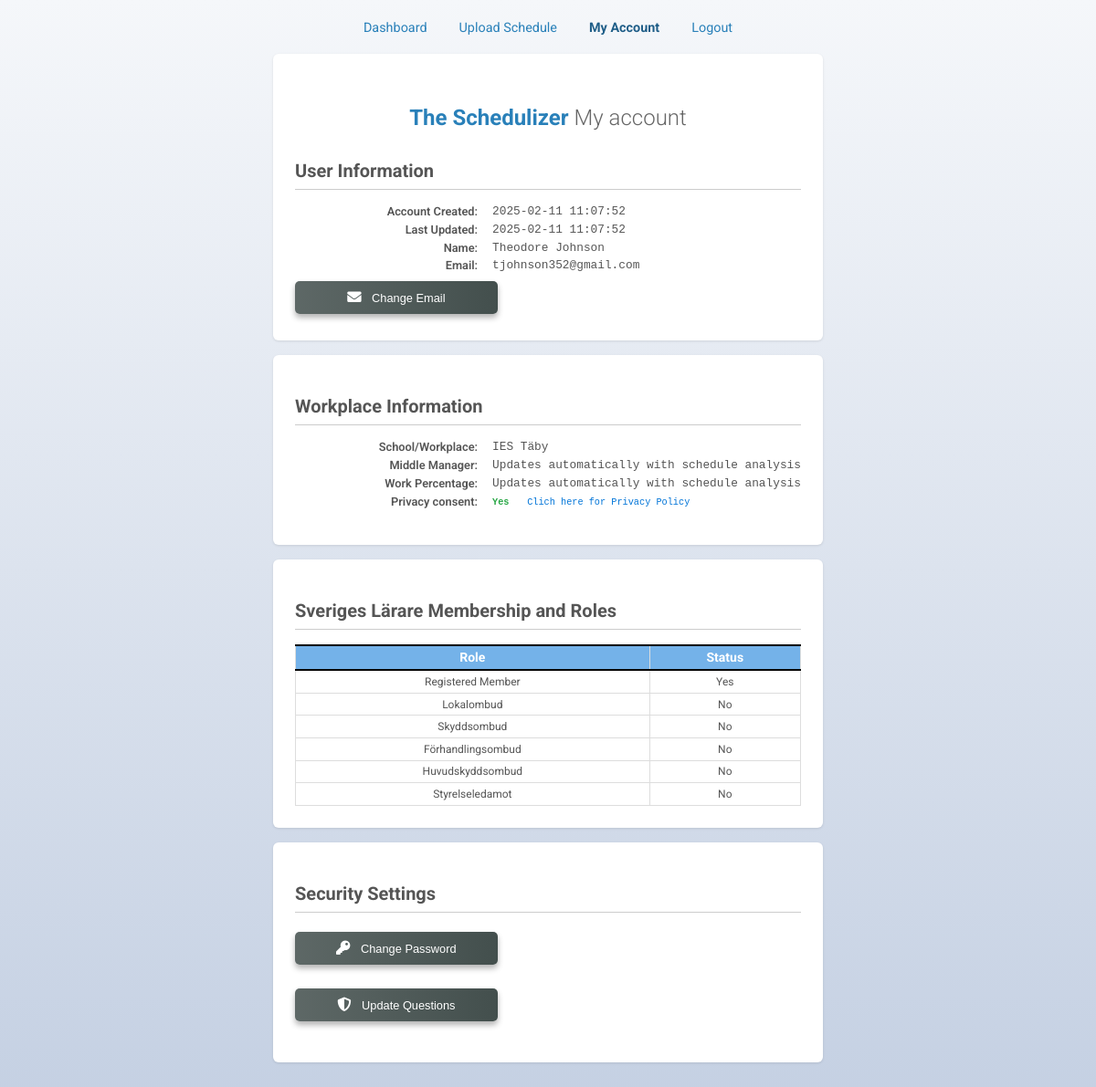
The app's page /account (signed in) with its own data.
### tables this page shows
CREATE TABLE users (
            user_id INTEGER PRIMARY KEY AUTOINCREMENT,  -- Auto-generate user_id
            first_name TEXT NOT NULL,
            last_name TEXT NOT NULL,
            school_id INTEGER NOT NULL,
            consent BOOLEAN NOT NULL CHECK (consent IN (0, 1)),
            created_at TIMESTAMP DEFAULT CURRENT_TIMESTAMP,
            updated_at TIMESTAMP DEFAULT CURRENT_TIMESTAMP,
            FOREIGN KEY (school_id) REFERENCES schools(school_id)
        );

CREATE TABLE user_auth (
            user_id INTEGER PRIMARY KEY,  -- Must match `users.user_id`
            login_id TEXT UNIQUE NOT NULL,  -- Email address
            password_hash TEXT NOT NULL,
            is_admin INTEGER DEFAULT 0 CHECK (is_admin IN (0,1,2)),  -- 1 = Admin, 0 = Regular User
            security_question_1 TEXT NOT NULL,
            security_answer_1 TEXT NOT NULL,
            security_question_2 TEXT NOT NULL,
            security_answer_2 TEXT NOT NULL,
            security_question_3 TEXT NOT NULL,
            security_answer_3 TEXT NOT NULL,
            question_index INTEGER DEFAULT 0,
            login_attempts INTEGER DEFAULT 0,
            temp_password TEXT,
            created_at TIMESTAMP DEFAULT CURRENT_TIMESTAMP,
            updated_at TIMESTAMP DEFAULT CURRENT_TIMESTAMP,
            FOREIGN KEY (user_id) REFERENCES users(user_id) ON DELETE CASCADE
        );

CREATE TABLE schools (
            school_id INTEGER PRIMARY KEY AUTOINCREMENT,
            school_name TEXT UNIQUE NOT NULL
        );

### blueprints/account.py (the view)
@account_bp.route('/account', methods=['GET'])
def view_account():
    user_id = session.get("user_id")
    if not user_id:
        flash("You must be logged in to access this page.", "error")
        return redirect(url_for("auth_bp.login"))
    user = get_user(user_id)
    if not user:
        flash("User not found.", "error")
        return redirect(url_for("auth_bp.login"))
    security_questions = get_random_security_questions()
    conn = sqlite3.connect("user_data.db")
    cursor = conn.cursor()
    cursor.execute("""
        SELECT security_answer_1, security_answer_2, security_answer_3
        FROM user_auth WHERE user_id = ?
    """, (user_id,))
    security_answers = cursor.fetchone()
    conn.close()
    user["security_answer_1"] = security_answers[0] if security_answers else ""
    user["security_answer_2"] = security_answers[1] if security_answers else ""
    user["security_answer_3"] = security_answers[2] if security_answers else ""
    return render_template("view_my_account.html", user=user, security_questions=security_questions)

### app.py (called while the page is built)
@app.teardown_request
def clear_session(exception=None):
    essential_keys = ['user_id', 'role']  # Add keys you want to keep
    for key in list(session.keys()):
        if key not in essential_keys:
            session.pop(key, None)

### blueprints/authentication.py (called while the page is built)
def get_random_security_questions():
    file_path = "helpers/security_questions.txt"
    try:
        with open(file_path, "r", encoding="utf-8") as file:
            questions = [line.strip() for line in file if line.strip()]
        if len(questions) < 10:
            raise ValueError("Not enough questions in the file to select 10.")
        return random.sample(questions, 10)
    except FileNotFoundError:
        print("Error: Security questions file not found.")
        return []
    except ValueError as e:
        print(f"Error: {e}")
        return []

### templates/view_my_account.html (shortened to what this page needs)
{% extends "base.html" %}
{% block content %}
<div class="dashboard-menu">
    <ul class="menu-list">
        <li><a href="/dashboard">Dashboard</a></li>
        <li><a href="/">Upload Schedule</a></li>
        <li><a href="/account" class="active">My Account</a></li>
        <li><a href="/logout" class="logout">Logout</a></li>
    </ul>
</div>
<div class="card">
    <div class="account-container">
        <h2>The Schedulizer <span>My account</span></h2>
    </div>
    <h3>User Information</h3>
    <div class="row">
        <label>Account Created:</label>
        <p>{{ user.created_at }}</p>
    </div>
    <div class="row">
        <label>Last Updated:</label>
        <p>{{ user.updated_at }}</p>
    </div>
    <div class="row">
        <label>Name:</label>
        <p>{{ user.first_name|capitalize }} {{ user.last_name|capitalize }}</p>
    </div>
    <div class="row">
        <label>Email:</label>
        <p>{{ user.login_id }}</p>
    </div>
    <button id="editEmailBtn" class="btn-primary-a">
        <i class="fas fa-envelope"></i> <span>Change Email</span>
    </button>
</div>
<div class="card">
    <h3>Workplace Information</h3>
    <div class="row">
        <label>School/Workplace:</label>
        <p>{{ user.school_name }}</p>
    </div>
    <div class="row">
        <label>Middle Manager:</label>
        <p>{{ user.middle_manager }}</p>
    </div>
    <div class="row">
        <label>Work Percentage:</label>
        <p>{{ user.work_percent }}</p>
    </div>
    <div class="row privacy-row">
        <label>Privacy consent:</label>
        <p>
            <span class="consent-status {{ user.consent|lower }}">{{ user.consent }}</span>
            <a href="/privacy_policy" target="_blank" class="privacy-policy-link" style = "font-size: .8em">Clich here for Privacy Policy</a>
        </p>
    </div>
</div>
<div class="card">
    <h3>Sveriges Lärare Membership and Roles</h3>
    <table class="roles-table">
        <thead>
            <tr>
                <th>Role</th>
                <th>Status</th>
            </tr>
        </thead>
        <tbody>
            <tr>
                <td>Registered Member</td>
                <td class="{{ 'status' if user.sl_member == 'Yes' else '' }}">{{ user.sl_member }}</td>
            </tr>
            <tr>
                <td>Lokalombud</td>
                <td class="{{ 'status' if user.lokalombud == 'Yes' else '' }}">{{ user.lokalombud }}</td>
            </tr>
            <tr>
                <td>Skyddsombud</td>
                <td class="{{ 'status' if user.skyddsombud == 'Yes' else '' }}">{{ user.skyddsombud }}</td>
            </tr>
            <tr>
                <td>Förhandlingsombud</td>
                <td class="{{ 'status' if user.forhandlingsombud == 'Yes' else '' }}">{{ user.forhandlingsombud }}</td>
            </tr>
            <tr>
                <td>Huvudskyddsombud</td>
                <td class="{{ 'status' if user.huvudskyddsombud == 'Yes' else '' }}">{{ user.huvudskyddsombud }}</td>
            </tr>
            <tr>
                <td>Styrelseledamot</td>
                <td class="{{ 'status' if user.styrelseledamot == 'Yes' else '' }}">{{ user.styrelseledamot }}</td>
            </tr>
        </tbody>
    </table>
</div>
<div class="card" style = "margin-bottom: 5em;">
    <h3>Security Settings</h3>
    <div class="change-password-container" style="margin-bottom: 1em;">
        <button id="changePasswordBtn" class="btn-primary-a">
            <i class="fas fa-key"></i> <span>Change Password</span>
        </button>
    </div>
    <div class="security-questions-container" style="margin-bottom: 1em;">
        <button id="updateSecurityBtn" class="btn-primary-a">
            <i class="fas fa-shield-alt"></i> <span>Update Questions</span>
        </button>
    </div>
</div>
{% endblock %}

### templates/base.html (shortened to what this page needs)
<!DOCTYPE html>
<html lang="en">
<head>
    <link rel="stylesheet" href="https://cdn.jsdelivr.net/npm/sweetalert2@11/dist/sweetalert2.min.css">
    <link rel="stylesheet" href="https://cdnjs.cloudflare.com/ajax/libs/font-awesome/5.15.4/css/all.min.css">
    <link rel="stylesheet" href="{{ url_for('static', filename='css/styles.css') }}">
</head>
<body>
    <main>
        {% block content %}{% endblock %}
    </main>
</body>
</html>

### static/css/styles.css (style rules this page uses)
body { background: linear-gradient(to bottom, #f5f7fa, #c3cfe2); display: flex; justify-content: center; align-items: center; margin-top: 50px; margin-bottom: 50px; min-height: 100vh; margin: 0; padding: 0; font-family: 'Roboto', sans-serif; color: #555; }
table { width: 100%; border-collapse: collapse; font-size: 14px; border: 1px solid #ddd; }
table th { background-color: #f4f4f4; color: #2c3e50; text-align: center; font-weight: 700; padding: 5px; border: 1px solid #ddd; border-bottom: 2px solid black; border-top: 2px solid black; }
table td { padding: 2px; border: 1px solid #ddd; text-align: center; }
.btn-primary-a { background: linear-gradient(to left, #434f4d, #434f4ddb); color: #ffffff; padding: 10px 1.2em; font-size: .8em; font-weight: none; border: none; border-radius: 5px; width: 40%; cursor: pointer; margin: 5px auto; }
.btn-primary-a i { font-size: 1.2em; }
.btn-primary, .btn-primary-a, .btn-primary-b, .btn-primary-c, .btn-secondary { box-shadow: 0 4px 6px rgba(0, 0, 0, 0.3); }
.btn-primary i, .btn-secondary i, .btn-primary-a i, .btn-primary-b i, .btn-primary-c i { margin-right: 8px; }
a { text-decoration: none; }
.dashboard-menu { background-color: transparent; margin-bottom: 20px; margin-top: 20px; border-radius: 8px; text-align: center; }
.menu-list { list-style: none; display: flex; justify-content: center; margin: 0; padding: 0; gap: 15px; }
.menu-list li { display: inline-block; }
.menu-list a { color: #2980b9; text-decoration: none; font-size: 0.9em; font-weight: normal; padding: 5px 10px; border-radius: 5px; transition: background-color 0.3s ease, color 0.3s ease; }
.menu-list a.active { color: #1f5e88; pointer-events: none; font-weight: 2; font-weight: bold; }
.card { background-color: #fff; border-radius: 6px; box-shadow: 0 1px 3px rgba(0,0,0,0.1); padding: 1.5rem; margin-bottom: 1rem; }
.row privacy-row, .row { display: flex; align-items: center; margin-bottom: 0.3rem; gap: 1rem; }
.row privacy-row label, .row label { width: 200px; font-weight: 600; text-align: right; font-size: 0.8em; }
.row privacy-row p, .row p, .consent-status { margin: 0; font-family: "Courier New", Courier, monospace; font-size: 0.8em; }
.roles-table { width: 100%; border-collapse: collapse; border: 1px solid #ddd; background-color: #fff; }
.roles-table th { background-color: #0275d8; color: #fff; text-align: center; padding: 0.3rem; }
.roles-table td { padding: 0.3rem; border: 1px solid #ddd; font-size: 0.75rem; }
.roles-table th { background-color: #0274d88c; color: #fff; text-align: center; padding: 0.3rem; }

### templates/view_my_account.html (style rules this page uses)
.account-container { max-width: 800px; margin: 2rem auto; padding: 0 1rem; text-align: center; }
h2 { font-size: 1.5rem; margin-bottom: 1rem; color: #2980b9; }
h2 span { font-weight: 300; color: #666; }
h3 { font-size: 1.25rem; margin-bottom: 1rem; border-bottom: 1px solid #ccc; padding-bottom: 0.5rem; }
.privacy-row { margin-bottom: 1rem; }
.consent-status { font-weight: bold; margin-right: 0.5rem; }
.consent-status.yes { color: #28a745; }
.privacy-policy-link { color: #0275d8; text-decoration: none; margin-left: 0.25rem; }

### records on screen
users: created_at "2025-02-11 11:07:52", updated_at "2025-02-11 11:07:52", first_name "Theodore", last_name "Johnson"
user_auth: login_id "tjohnson352@gmail.com"
schools: school_name "IES Täby"

### other values on screen
{{ user.middle_manager }} "Updates automatically with schedule analysis"
{{ user.work_percent }} "Updates automatically with schedule analysis"
{{ user.consent }} "Yes"
{{ user.sl_member }} "Yes"
{{ user.lokalombud }} "No"
{{ user.skyddsombud }} "No"
{{ user.forhandlingsombud }} "No"
{{ user.huvudskyddsombud }} "No"
{{ user.styrelseledamot }} "No"
